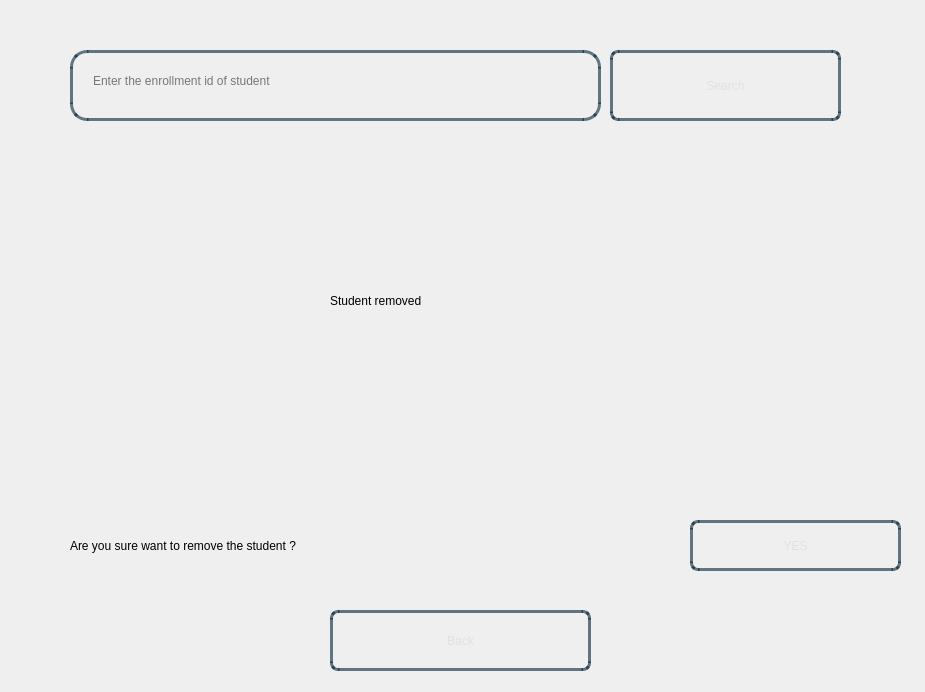
<?xml version="1.0" encoding="UTF-8"?>
<ui version="4.0">
 <class>Dialog</class>
 <widget class="QDialog" name="Dialog">
  <property name="geometry">
   <rect>
    <x>0</x>
    <y>0</y>
    <width>925</width>
    <height>692</height>
   </rect>
  </property>
  <property name="windowTitle">
   <string>Dialog</string>
  </property>
  <widget class="QWidget" name="bgwidget" native="true">
   <property name="geometry">
    <rect>
     <x>0</x>
     <y>0</y>
     <width>921</width>
     <height>691</height>
    </rect>
   </property>
   <property name="styleSheet">
    <string notr="true">QWidget#bgwidget{
background-color:qlineargradient(x1: 1, y1: 1, x2:1, y2: 0.2, stop: 0 rgba(0, 52, 89,140),
stop: 1 rgba(0, 168, 232,190))
}</string>
   </property>
   <widget class="QPushButton" name="searchBtn">
    <property name="geometry">
     <rect>
      <x>610</x>
      <y>50</y>
      <width>231</width>
      <height>71</height>
     </rect>
    </property>
    <property name="styleSheet">
     <string notr="true">QPushButton{
border-radius:8px;
border:3px solid rgba(0,30,50,150);
color:rgba(225,225,225,255);
background-color:rgba(0,0,0,0);
font: 22pt &quot;Sans Serif Collection&quot;;
}
.QPushButton:hover
{
   background-color:white;
	color: rgba(0,30,50,150);
}</string>
    </property>
    <property name="text">
     <string>Search</string>
    </property>
   </widget>
   <widget class="QLineEdit" name="search">
    <property name="geometry">
     <rect>
      <x>70</x>
      <y>50</y>
      <width>531</width>
      <height>71</height>
     </rect>
    </property>
    <property name="styleSheet">
     <string notr="true">.QLineEdit{
border-radius:17px;
background-color:rgba(0,0,0,0);
border:3px solid rgba(0,30,50,150);
font: 18pt &quot;Sans Serif Collection&quot;;
padding:18px;
padding-top:8px;
}

.QLineEdit:focus{
	background-color:rgba(255,255,255,255);

}</string>
    </property>
    <property name="text">
     <string/>
    </property>
    <property name="placeholderText">
     <string>Enter the enrollment id of student</string>
    </property>
    <property name="clearButtonEnabled">
     <bool>true</bool>
    </property>
   </widget>
   <widget class="QLabel" name="rollNo">
    <property name="geometry">
     <rect>
      <x>30</x>
      <y>190</y>
      <width>151</width>
      <height>61</height>
     </rect>
    </property>
    <property name="styleSheet">
     <string notr="true">font: 14pt &quot;Sans Serif Collection&quot;;</string>
    </property>
    <property name="text">
     <string/>
    </property>
   </widget>
   <widget class="QLabel" name="id">
    <property name="geometry">
     <rect>
      <x>30</x>
      <y>310</y>
      <width>391</width>
      <height>61</height>
     </rect>
    </property>
    <property name="styleSheet">
     <string notr="true">font: 14pt &quot;Sans Serif Collection&quot;;</string>
    </property>
    <property name="text">
     <string/>
    </property>
   </widget>
   <widget class="QLabel" name="name">
    <property name="geometry">
     <rect>
      <x>30</x>
      <y>250</y>
      <width>251</width>
      <height>61</height>
     </rect>
    </property>
    <property name="styleSheet">
     <string notr="true">font: 14pt &quot;Sans Serif Collection&quot;;</string>
    </property>
    <property name="text">
     <string/>
    </property>
   </widget>
   <widget class="QLabel" name="rank">
    <property name="geometry">
     <rect>
      <x>30</x>
      <y>370</y>
      <width>381</width>
      <height>61</height>
     </rect>
    </property>
    <property name="styleSheet">
     <string notr="true">font: 14pt &quot;Sans Serif Collection&quot;;</string>
    </property>
    <property name="text">
     <string/>
    </property>
   </widget>
   <widget class="QPushButton" name="backBtn">
    <property name="geometry">
     <rect>
      <x>330</x>
      <y>610</y>
      <width>261</width>
      <height>61</height>
     </rect>
    </property>
    <property name="styleSheet">
     <string notr="true">QPushButton{
border-radius:8px;
border:3px solid rgba(0,30,50,150);
color:rgba(225,225,225,255);
background-color:rgba(0,0,0,0);
font: 22pt &quot;Sans Serif Collection&quot;;
}
.QPushButton:hover
{
   background-color:white;
	color: rgba(0,30,50,150);
}</string>
    </property>
    <property name="text">
     <string>Back</string>
    </property>
   </widget>
   <widget class="QLabel" name="emailId">
    <property name="geometry">
     <rect>
      <x>30</x>
      <y>430</y>
      <width>451</width>
      <height>51</height>
     </rect>
    </property>
    <property name="styleSheet">
     <string notr="true">font: 14pt &quot;Sans Serif Collection&quot;;</string>
    </property>
    <property name="text">
     <string/>
    </property>
   </widget>
   <widget class="QLabel" name="number">
    <property name="geometry">
     <rect>
      <x>490</x>
      <y>190</y>
      <width>381</width>
      <height>61</height>
     </rect>
    </property>
    <property name="styleSheet">
     <string notr="true">font: 14pt &quot;Sans Serif Collection&quot;;</string>
    </property>
    <property name="text">
     <string/>
    </property>
   </widget>
   <widget class="QLabel" name="department">
    <property name="geometry">
     <rect>
      <x>490</x>
      <y>250</y>
      <width>381</width>
      <height>61</height>
     </rect>
    </property>
    <property name="styleSheet">
     <string notr="true">font: 14pt &quot;Sans Serif Collection&quot;;</string>
    </property>
    <property name="text">
     <string/>
    </property>
   </widget>
   <widget class="QLabel" name="city">
    <property name="geometry">
     <rect>
      <x>490</x>
      <y>380</y>
      <width>381</width>
      <height>41</height>
     </rect>
    </property>
    <property name="styleSheet">
     <string notr="true">font: 14pt &quot;Sans Serif Collection&quot;;</string>
    </property>
    <property name="text">
     <string/>
    </property>
   </widget>
   <widget class="QLabel" name="classId">
    <property name="geometry">
     <rect>
      <x>490</x>
      <y>310</y>
      <width>381</width>
      <height>61</height>
     </rect>
    </property>
    <property name="styleSheet">
     <string notr="true">font: 14pt &quot;Sans Serif Collection&quot;;</string>
    </property>
    <property name="text">
     <string/>
    </property>
   </widget>
   <widget class="QLabel" name="mentor">
    <property name="geometry">
     <rect>
      <x>490</x>
      <y>430</y>
      <width>381</width>
      <height>51</height>
     </rect>
    </property>
    <property name="styleSheet">
     <string notr="true">font: 14pt &quot;Sans Serif Collection&quot;;</string>
    </property>
    <property name="text">
     <string/>
    </property>
   </widget>
   <widget class="QLabel" name="error">
    <property name="geometry">
     <rect>
      <x>330</x>
      <y>270</y>
      <width>271</width>
      <height>61</height>
     </rect>
    </property>
    <property name="styleSheet">
     <string notr="true">font: 20pt &quot;Sans Serif Collection&quot;;
color : &quot;red&quot;</string>
    </property>
    <property name="text">
     <string/>
    </property>
   </widget>
   <widget class="QLabel" name="text">
    <property name="geometry">
     <rect>
      <x>70</x>
      <y>520</y>
      <width>621</width>
      <height>51</height>
     </rect>
    </property>
    <property name="styleSheet">
     <string notr="true">font: 20pt &quot;Sans Serif Collection&quot;;</string>
    </property>
    <property name="text">
     <string>Are you sure want to remove the student ?</string>
    </property>
   </widget>
   <widget class="QPushButton" name="ans">
    <property name="geometry">
     <rect>
      <x>690</x>
      <y>520</y>
      <width>211</width>
      <height>51</height>
     </rect>
    </property>
    <property name="styleSheet">
     <string notr="true">QPushButton{
border-radius:8px;
border:3px solid rgba(0,30,50,150);
color:rgba(225,225,225,255);
background-color:rgba(0,0,0,0);
font: 22pt &quot;Sans Serif Collection&quot;;
}
.QPushButton:hover
{
   background-color:white;
	color: rgba(0,30,50,150);
}</string>
    </property>
    <property name="text">
     <string>YES</string>
    </property>
   </widget>
   <widget class="QLabel" name="done">
    <property name="geometry">
     <rect>
      <x>330</x>
      <y>270</y>
      <width>271</width>
      <height>61</height>
     </rect>
    </property>
    <property name="styleSheet">
     <string notr="true">font: 20pt &quot;Sans Serif Collection&quot;;
color : &quot;green&quot;</string>
    </property>
    <property name="text">
     <string>Student removed</string>
    </property>
   </widget>
  </widget>
 </widget>
 <resources/>
 <connections/>
</ui>
